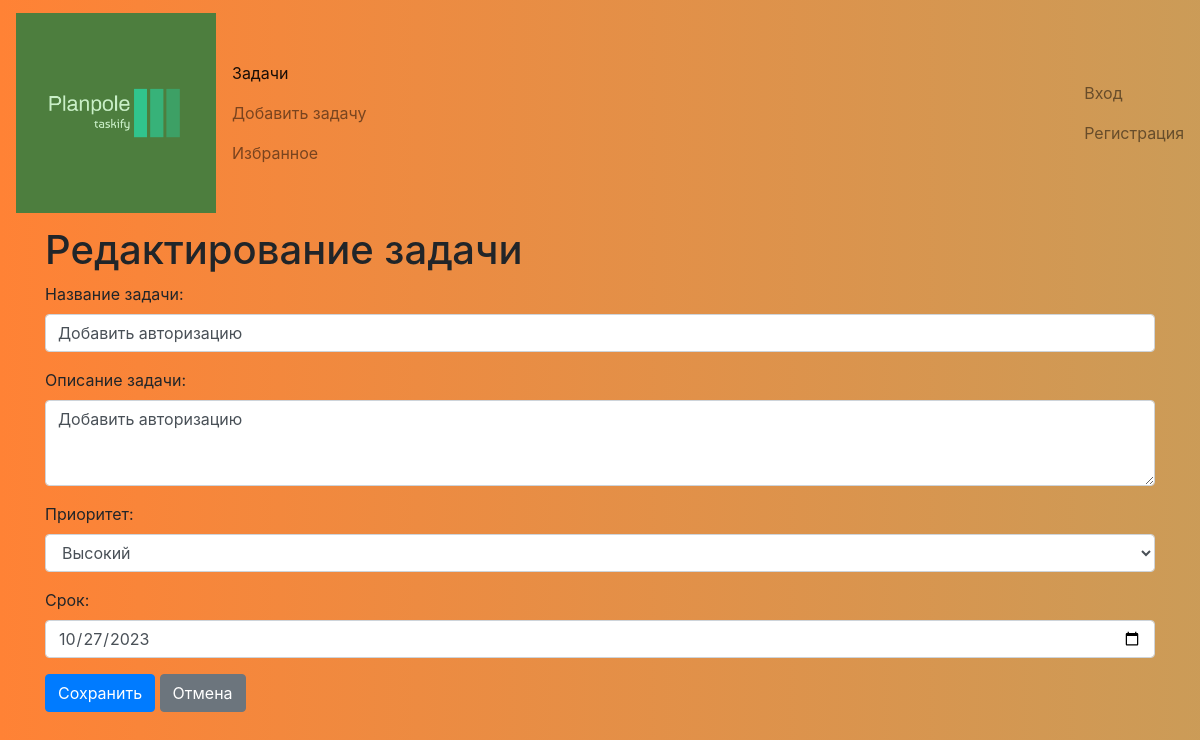
/task/3/update/, run on the app's committed database.
### tasker/models.py (models this page shows)
class Task(models.Model):
    PRIORITY_CHOICES = [
        (1, 'Низкий'),
        (2, 'Средний'),
        (3, 'Высокий'),
    ]
    priority = models.IntegerField(choices=PRIORITY_CHOICES, default=2)
    title = models.CharField(max_length=200)
    description = models.TextField()
    due_date = models.DateField()
    user = models.ForeignKey(User, on_delete=models.CASCADE)
    is_completed = models.BooleanField(default=False)
    created_at = models.DateTimeField(auto_now_add=True)  # устанавливается автоматически при создании новой записи
    updated_at = models.DateTimeField(auto_now=True)  # автоматически обновляется при каждом сохранении записи

### tasker/views.py (the view)
# urls.py: path('task/<int:pk>/update/', views.UpdateTaskView.as_view(), name='update_task'),
class UpdateTaskView(UpdateView):
    model = Task
    form_class = TaskForm
    template_name = 'update_task.html'
    success_url = reverse_lazy('task_list')
    def get_context_data(self, **kwargs):
        context = super().get_context_data(**kwargs)
        task = self.get_object()  # Получить объект задачи, который редактируется
        context['task'] = task  # Передать объект задачи в контекст шаблона
        return context

### tasker/forms.py
class TaskForm(forms.ModelForm):
    title = forms.CharField(label='Название задачи', widget=forms.TextInput(attrs={
        'class': 'form-control',
        'placeholder': 'Введите название задачи'
    }))
    description = forms.CharField(label='Описание задачи', widget=forms.Textarea(attrs={
        'class': 'form-control',
        'rows': 3,
        'placeholder': 'Введите описание задачи'
    }))
    priority = forms.ChoiceField(label='Приоритет', choices=Task.PRIORITY_CHOICES, initial=2, widget=forms.Select(attrs={
        'class': 'form-control'
    }))
    due_date = forms.DateField(label='Срок',widget=forms.DateInput(attrs={
        'type': 'date',
        'class': 'form-control'
    }))
    class Meta:
        model = Task
        fields = ['title', 'description', 'priority', 'due_date']

### tasker/templates/update_task.html (shortened to what this page needs)
{% extends "base.html" %}
{% block content %}
<!DOCTYPE html>
<html lang="en">
<head>
    <link rel="stylesheet" href="https://maxcdn.bootstrapcdn.com/bootstrap/4.5.2/css/bootstrap.min.css">
</head>
<body>
    <div class="container">
        <h1>Редактирование задачи</h1>
        <form method="post">
            {{ form.as_p }}
            <button type="submit" class="btn btn-primary">Сохранить</button>
            <a href="{% url 'task_list' %}" class="btn btn-secondary">Отмена</a>
        </form>
    </div>
</body>
</html>
{% endblock %}

### tasker/templates/base.html (style rules this page uses)
body { height: 100vh; background: rgb(77,126,62); background: linear-gradient(to right, #FF8235, #30E8BF); animation: gradient 30s infinite linear; background-size: 400%; }

### data on the page
Task: title "Добавить авторизацию", description "Добавить авторизацию", priority "Высокий", due_date "10/27/2023"
